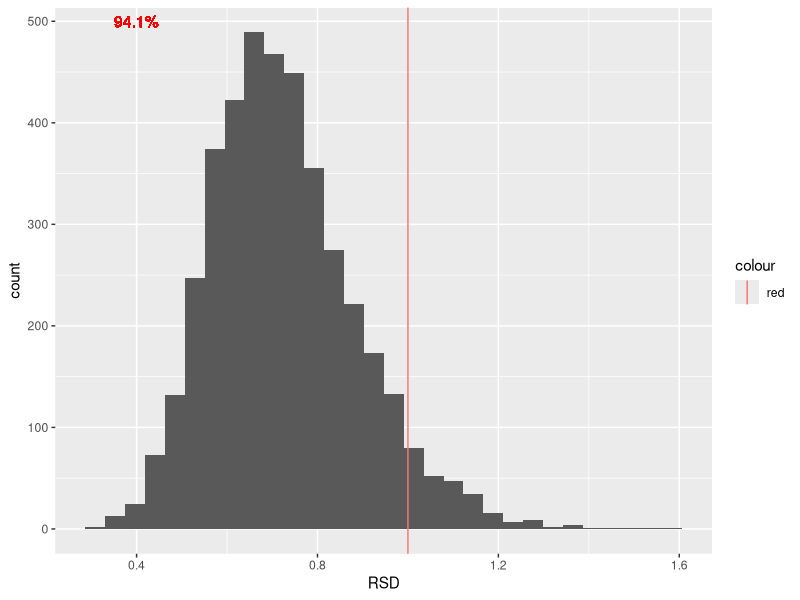

Source code (R):
##screwing around with data to recreate figures
setwd("./Downloads/")
require(tidyverse)
exp_data <- read_csv("./GSE1730_forR.csv")

#recreating figure 1b
exp_data_selected <- exp_data %>%
  select(LOCUSTAG, GENE, EXP_70_TestInt, EXP_70_CntlInt, EXP_71_TestInt, EXP_71_CntlInt, EXP_72_TestInt,
        EXP_72_CntlInt, EXP_73_TestInt, EXP_73_CntlInt, EXP_74_TestInt, EXP_74_CntlInt, EXP_75_TestInt,
        EXP_75_CntlInt, EXP_76_TestInt, EXP_76_CntlInt, EXP_77_TestInt, EXP_77_CntlInt, EXP_78_TestInt,
        EXP_78_CntlInt, EXP_79_TestInt, EXP_79_CntlInt, EXP_80_TestInt, EXP_80_CntlInt) %>%
  mutate(mean_exp = (EXP_70_TestInt + EXP_70_CntlInt + EXP_71_TestInt + EXP_71_CntlInt + EXP_72_TestInt +
         EXP_72_CntlInt + EXP_73_TestInt + EXP_73_CntlInt + EXP_74_TestInt + EXP_74_CntlInt + EXP_75_TestInt +
         EXP_75_CntlInt + EXP_76_TestInt + EXP_76_CntlInt + EXP_77_TestInt + EXP_77_CntlInt + EXP_78_TestInt +
         EXP_78_CntlInt + EXP_79_TestInt + EXP_79_CntlInt + EXP_80_TestInt + EXP_80_CntlInt)/22) %>%
  mutate(stdev_exp = sqrt(((EXP_70_TestInt-mean_exp)^2 + (EXP_70_CntlInt-mean_exp)^2 + (EXP_71_TestInt-mean_exp)^2 + (EXP_71_CntlInt-mean_exp)^2 + (EXP_72_TestInt-mean_exp)^2 +
                        (EXP_72_CntlInt-mean_exp)^2 + (EXP_73_TestInt-mean_exp^2) + (EXP_73_CntlInt-mean_exp)^2 + (EXP_74_TestInt-mean_exp)^2 + (EXP_74_CntlInt-mean_exp)^2 + (EXP_75_TestInt-mean_exp)^2 +
                        (EXP_75_CntlInt-mean_exp)^2 + (EXP_76_TestInt-mean_exp^2) + (EXP_76_CntlInt-mean_exp)^2 + (EXP_77_TestInt-mean_exp)^2 + (EXP_77_CntlInt-mean_exp)^2 + (EXP_78_TestInt-mean_exp)^2 +
                        (EXP_78_CntlInt-mean_exp)^2 + (EXP_79_TestInt-mean_exp)^2 + (EXP_79_CntlInt-mean_exp)^2 + (EXP_80_TestInt-mean_exp)^2 + (EXP_80_CntlInt-mean_exp)^2)/22)) %>%
  mutate(RSD = stdev_exp/mean_exp)

RSDs <- na.omit(exp_data_selected$RSD)
meanRSD <- mean(RSDs)
pct_lessthan_one <- round(length(which(RSDs < 1))/length(RSDs), digits = 3)

exp_data_selected %>%
  ggplot() +
  geom_histogram(aes(x = RSD)) + 
  geom_vline(aes(xintercept = 1, color = "red")) +
  geom_text(x = .4, y = 500, label = paste0(pct_lessthan_one*100, "%", sep = ""), color = "red")









